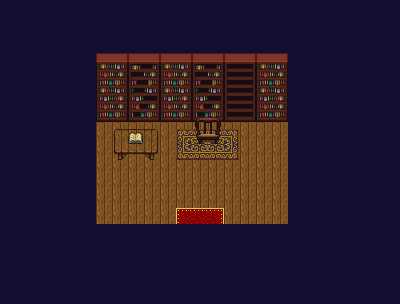

Below is a game level as drawn by its tile map, then a one-line description and the .tmx that defines it (tile-layer data replaced by summaries):
An orthogonal 25x19 tile map with 16x16 px tiles, 3 tile layers (Tile Layer 1, Tile Layer 2, Tile Layer 3), 4 tilesets and 49 objects (44x blocker, 3x dungeon3, evilwizard, start point).

<map version="1.0" orientation="orthogonal" width="25" height="19" tilewidth="16" tileheight="16" backgroundcolor="#130f30">
 <tileset firstgid="1" name="tileset2" tilewidth="16" tileheight="16">
  <image source="../graphics/tileset2.png" width="160" height="180" />
 </tileset>
 <tileset firstgid="111" name="tileset3" tilewidth="16" tileheight="16">
  <image source="../graphics/tileset3.png" width="176" height="192" />
 </tileset>
 <tileset firstgid="243" name="tileset1" tilewidth="16" tileheight="16">
  <image source="../graphics/tileset1.png" width="160" height="80" />
 </tileset>
 <tileset firstgid="293" name="house" tilewidth="16" tileheight="16">
  <image source="../graphics/house.png" width="512" height="448" />
 </tileset>
 <layer name="Tile Layer 1" width="25" height="19">
  <data>[475 cells, 84 non-empty, 4 distinct tile ids]</data>
 </layer>
 <layer name="Tile Layer 2" width="25" height="19">
  <data>[475 cells, 74 non-empty, 42 distinct tile ids]</data>
 </layer>
 <layer name="Tile Layer 3" width="25" height="19">
  <data>[475 cells, 5 non-empty, 5 distinct tile ids]</data>
 </layer>
 <objectgroup name="Object Layer 1" width="25" height="19">
  <object name="sprite" type="evilwizard" gid="65" x="192" y="160">
   <properties>
    <property name="battle" value="evilwizard" />
    <property name="dialogue length" value="1" />
    <property name="dialogue0" value="You will never have this crown!" />
   </properties>
  </object>
  <object name="start point" gid="73" x="192" y="224">
   <properties>
    <property name="direction" value="up" />
    <property name="state" value="dungeon3" />
   </properties>
  </object>
  <object name="portal" type="dungeon3" gid="89" x="208" y="240" />
  <object name="portal" type="dungeon3" gid="89" x="192" y="240" />
  <object name="portal" type="dungeon3" gid="89" x="176" y="240" />
  <object name="blocker" gid="70" x="112" y="144" />
  <object name="blocker" gid="70" x="144" y="144" />
  <object name="blocker" gid="70" x="128" y="144" />
  <object name="blocker" gid="70" x="112" y="160" />
  <object name="blocker" gid="70" x="128" y="160" />
  <object name="blocker" gid="70" x="144" y="160" />
  <object name="blocker" gid="70" x="96" y="112" />
  <object name="blocker" gid="70" x="80" y="144" />
  <object name="blocker" gid="70" x="80" y="160" />
  <object name="blocker" gid="70" x="80" y="176" />
  <object name="blocker" gid="70" x="80" y="192" />
  <object name="blocker" gid="70" x="80" y="208" />
  <object name="blocker" gid="70" x="80" y="224" />
  <object name="blocker" gid="70" x="96" y="240" />
  <object name="blocker" gid="70" x="112" y="240" />
  <object name="blocker" gid="70" x="144" y="240" />
  <object name="blocker" gid="70" x="128" y="240" />
  <object name="blocker" gid="70" x="160" y="240" />
  <object name="blocker" gid="70" x="224" y="240" />
  <object name="blocker" gid="70" x="256" y="240" />
  <object name="blocker" gid="70" x="240" y="240" />
  <object name="blocker" gid="70" x="272" y="240" />
  <object name="blocker" gid="70" x="288" y="224" />
  <object name="blocker" gid="70" x="288" y="208" />
  <object name="blocker" gid="70" x="288" y="176" />
  <object name="blocker" gid="70" x="288" y="192" />
  <object name="blocker" gid="70" x="288" y="160" />
  <object name="blocker" gid="70" x="288" y="144" />
  <object name="blocker" gid="70" x="288" y="128" />
  <object name="blocker" gid="70" x="288" y="112" />
  <object name="blocker" gid="70" x="272" y="112" />
  <object name="blocker" gid="70" x="256" y="112" />
  <object name="blocker" gid="70" x="240" y="112" />
  <object name="blocker" gid="70" x="208" y="112" />
  <object name="blocker" gid="70" x="192" y="144" />
  <object name="blocker" gid="70" x="192" y="112" />
  <object name="blocker" gid="70" x="176" y="112" />
  <object name="blocker" gid="70" x="160" y="112" />
  <object name="blocker" gid="70" x="144" y="112" />
  <object name="blocker" gid="70" x="128" y="112" />
  <object name="blocker" gid="70" x="112" y="112" />
  <object name="blocker" gid="70" x="208" y="144" />
  <object name="blocker" gid="70" x="80" y="128" />
  <object name="blocker" gid="70" x="224" y="112" />
 </objectgroup>
</map>
